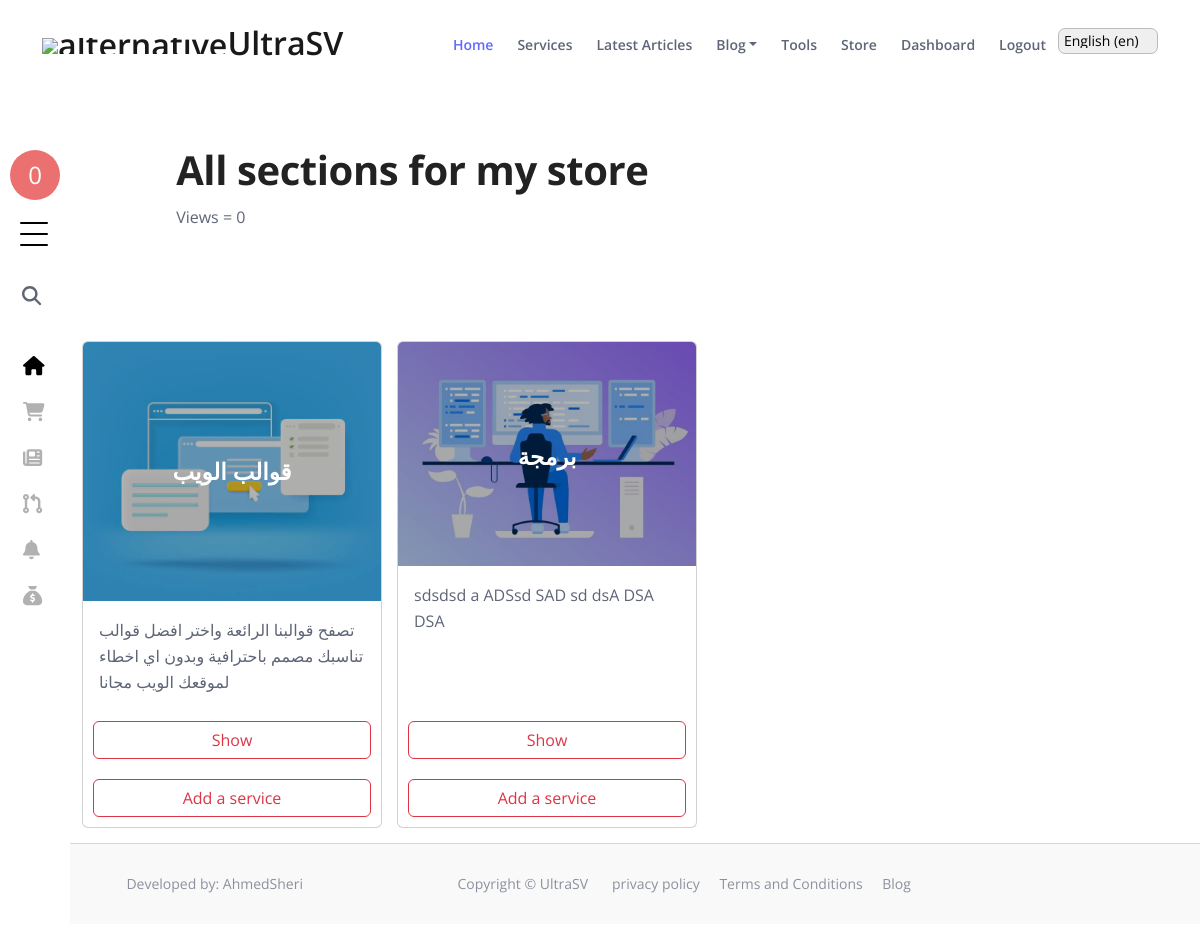
The page /en/dashboard/mySotre (signed in) on the database its author committed.
### store/models.py (models this page shows, shortened)
class StoreTypes(models.Model):
    name = models.CharField(max_length=255, verbose_name="اسم المتجر")
    desc = models.TextField(verbose_name="وصف", null=True, blank=True)
    img = models.ImageField(upload_to='blogTypes/img/', null=True, blank=True)
    img_desc = models.CharField(max_length=255, verbose_name="وصف الصورة", null=True, blank=True)
    keyword = models.TextField(verbose_name="كلمات مفتاحية", null=True, blank=True)
    created_date = models.DateTimeField(auto_now_add=True)

### dashboard/views.py (the view)
# urls.py: path('mySotre', views.mySotre, name='mySotre'),
def mySotre(request):
    viewerCounter = ServiceViews.objects.all().count()
    store_types = StoreTypes.objects.all()
    return render(request, 'dashboard/store/store.html', {'store_types':store_types, "viewerCounter":viewerCounter})

### blog/models.py (called while the page is built)
    def __str__(self):
        return self.name

### blog/templatetags/loadArticleTypes.py (called while the page is built)
@register.simple_tag
def ArticleTypesObjects():
      return blogTypes.objects.all()

### dashboard/templatetags/dashboard_store.py (called while the page is built)
@register.simple_tag
def get_notification(receiver_id):
      notifications = Notification.objects.filter(receiver__id=receiver_id)
      return notifications

### templates/dashboard/store/store.html (shortened to what this page needs)
{% extends 'dashboard/base.html' %}
{% load static %}
{% load i18n %}
{% get_current_language as LANGUAGE_CODE %}
{% block links %}
<link rel="stylesheet" href="{% static 'css/blog.css' %}">
<link rel="stylesheet" href="{% static 'css/articles.css' %}">
{% endblock %}
{% block content %}
{% if LANGUAGE_CODE == "en" %}
<div >
    <header class="ex-header">
        <div class="container">
            <div class="row">
                <div class="col-xl-10 offset-xl-1">
                    <h1>All sections for my store</h1>
                    <p>{% if user.is_superuser %} Views = {{viewerCounter}} {% endif %}</p>
                </div>
            </div>
        </div>
    </header>
    <div class="container blog-box">
        {% for blog_type in store_types %}
        <div class="card blog-card">
            <div class="img-name">
                <div class="text-img">
                    {{blog_type.name}}
                </div>
                <img src="
                    {% if blog_type.img %}
                    {{blog_type.img.url}}
                    {% endif %}
                    " class="card-img-top" alt="{{blog_type.img_desc}}">
            </div>
            <div class="card-body">
                <p class="card-text">{{blog_type.desc}}</p>
            </div>
            <a class="btn btn-outline-danger"
            style="display: block;margin: auto; width: -webkit-fill-available; margin: 10px; z-index: 999;"
            href="{% url 'myServices' blog_type.id %}" id="button-addon1">Show</a>
            <a class="btn btn-outline-danger"
            style="display: block;margin: auto; width: -webkit-fill-available; margin: 10px; z-index: 999;"
            href="{% url 'AddNewServiceForMe' blog_type.id %}" id="button-addon1">Add a service</a>
        </div>
        {% endfor %}
        <br>
    </div>
</div>
{% endif %}
{% endblock %}

### templates/dashboard/base.html (shortened to what this page needs)
{% load static %}
{% load i18n %}
{% load dashboard_store %}
{% get_current_language as LANGUAGE_CODE %}
<!DOCTYPE html>
<html lang="{{LANGUAGE_CODE}}">
<head>
    <link href="{% static 'css/bootstrap.min.css' %}" rel="stylesheet">
    <link rel="stylesheet" href="{% static 'fontawesome/css/all.css' %}">
    <link href="{% static 'css/swiper.css' %}" rel="stylesheet">
    <link href="{% static 'css/styles.css' %}" rel="stylesheet">
    <link href="{% static 'css/base.css' %}" rel="stylesheet">
    <link rel="stylesheet" href="{% static 'dashboard/sidebar/css/style.css' %}">
    {% block links %}
    {% endblock %}
</head>
<body data-bs-spy="scroll" data-bs-target="#navbarExample">
    {% include 'parts/navbar.html' %}
    {% get_notification user.id as notifications %}
    <div class="all">
        <aside class="sidebar" style="padding-top: 120px;">
            <div class="side-inner" >
                <div class="toggle" style="padding-top: 68px;">
                    <a href="#" class="burger js-menu-toggle" data-toggle="collapse" data-target="#main-navbar">
                        <span></span>
                    </a>
                </div>
                <div class="logo-wrap">
                    <div class="logo">
                        <span>{{user.username|slice:1}}</span>
                    </div>
                </div>
                <div class="search-form">
                    <form action="#">
                        <span class="wrap-icon">
                            <i class="fa-solid fa-magnifying-glass"></i>
                        </span>
                        <input type="text" class="form-control" placeholder="Search...">
                    </form>
                </div>
                <div class="nav-menu">
                    <ul>
                        <li class="active"><a href="{% url 'dashboardMain' %}" class="d-flex align-items-center">
                                <span class="wrap-icon mr-3">
                                    <i class="fa-solid fa-house"></i>
                                </span>
                                <span class="menu-text">الرئيسية</span></a>
                        </li>
                        <li><a href="{% url 'mySotre' %}" class="d-flex align-items-center"><span
                                    class="wrap-icon mr-3">
                                    <i class="fa-solid fa-cart-shopping"></i>
                                </span>
                                <span class="menu-text">المتجر</span></a>
                        </li>
                        <li>
                            <a href="{% url 'myBlog' %}" class="d-flex align-items-center">
                                <span class="wrap-icon mr-3">
                                    <i class="fa-solid fa-newspaper"></i>
                                </span>
                            </a>
                        </li>
                        {% if user.is_superuser %}
                        <li><a href="{% url 'RequestsUnderReview' %}" class="d-flex align-items-center"><span
                                    class="wrap-icon mr-3">
                                    <i class="fa-solid fa-code-pull-request"></i>
                                </span>
                                <span class="menu-text">الطلبات</span></a>
                        </li>
                        {% endif %}
                        <li><a onclick="disableNotificationsRed()" type="button"  data-bs-toggle="offcanvas" data-bs-target="#offcanvasWithBothOptions"
                                aria-controls="offcanvasWithBothOptions" class="d-flex align-items-center"><span
                                    class="wrap-icon mr-3">
                                    <i class="fa-solid fa-bell"></i>
                                </span>
                                <span class="menu-text">اشعارات</span></a>
                        </li>
                        <li>
                            <a href="{% url 'Withdrawn' %}" class="d-flex align-items-center">
                                <span class="wrap-icon mr-3">
                                    <i class="fa-solid fa-sack-dollar"></i>
                                </span>
                            </a>
                        </li>
                    </ul>
                </div>
            </div>
        </aside>
        <div style="padding-left: 70px;">
            {% block content %}
            {% endblock %}
        </div>
    </div>
    {% include 'parts/footer.html' %}
</body>
</html>

### UltraSv/static/css/styles.css (style rules this page uses)
body, html { width: 100%; height: 100%; }
body, p { color: #5e6576; font: 400 1rem/1.625rem "Open Sans", sans-serif; }
h1 { color: #222222; font-weight: 700; font-size: 2.5rem; line-height: 3.25rem; letter-spacing: -0.4px; }
a { color: #5e6576; text-decoration: underline; }
.ex-header { padding-top: 9rem; padding-bottom: 5rem; background-color: #f9f9f9; }
@media (min-width: 1200px) { .container { max-width: 1140px; } }

### UltraSv/static/css/blog.css (style rules this page uses)
.blog-box { display:flex;flex-wrap: wrap;justify-content: flex-start;margin-bottom: 15px; }
.blog-card { width: 300px; margin-top:15px; margin-right: 15px; }
.blog-card img { filter: brightness(.7); }
.img-name { position: relative; }
.text-img { margin: auto; position: absolute; width: 100%; top: 45%; text-align: center; color: white; font-weight: bold; font-size: 23px; z-index: 998; }

### rows shown on the page
StoreTypes: name "قوالب الويب", img (picture), desc "تصفح قوالبنا الرائعة واختر افضل قوالب تناسبك مصمم باحترافية وبدون اي اخطاء لموقعك الويب مجانا"
StoreTypes: name "برمجة", img (picture), desc "sdsdsd a ADSsd SAD sd dsA DSA DSA"

### other values the page prints
{{ user.username|slice:1 }} "0"
{{ viewerCounter }} "0"
form field language "English (en)"
